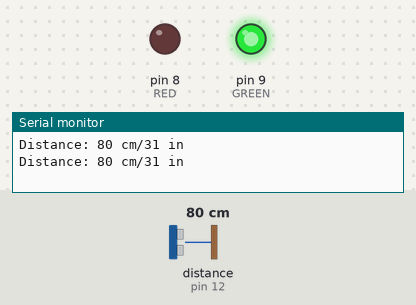
Recording of a sketch running on a simulated Arduino Uno, built with avr-gcc and run on an emulated ATmega328P. Parts: output pins drawn as LEDs (lit = HIGH), the last lines printed to the serial monitor. Wiring (inferred from the names in the program): ultrasonic range finder: trigger pin 11; echo pin 12. The test bench sets the inputs (shaded band); at power-on: distance to the obstacle (sensor on pin 12) 80 cm. The echo pulse lasts 58.3 µs per cm; pins used as bus, display or sensor lines are not drawn.

Above: at 1.8 s.
1.9 s: distance to the obstacle (sensor on pin 12) set to 18 cm
4.2 s: distance to the obstacle (sensor on pin 12) set to 14 cm
At 6.9 s:
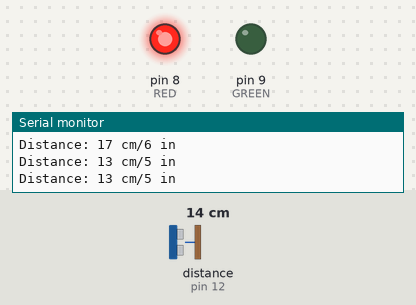
7.5 s: distance to the obstacle (sensor on pin 12) set to 35 cm
At 9.4 s:
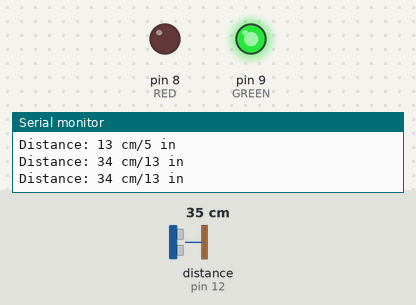
10.5 s: distance to the obstacle (sensor on pin 12) set to 2 cm
At 13.2 s:
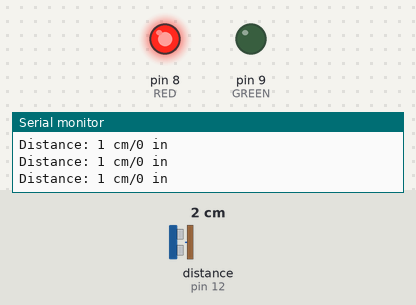
Timing chart, 0 to 14.5 s (numbered marks = the images above; inputs shaded):
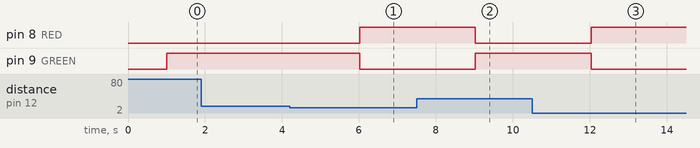

The sketch:

Contactless_Distance_Threshold_Device.ino
```cpp
const int trigPin = 11;
const int echoPin = 12;
const int C = 10;
const int GREEN = 9;
const int RED = 8;
long duration;
int distanceCm, distanceInch;

void setup() {
  // put your setup code here, to run once:
  pinMode(trigPin, OUTPUT);
  pinMode(echoPin, INPUT);
  pinMode(GREEN, OUTPUT);
  pinMode(RED, OUTPUT);
  Serial.begin(9600);
}

void loop() {
  // put your main code here, to run repeatedly:
  digitalWrite(trigPin, LOW);
  delayMicroseconds(2);
  digitalWrite(trigPin, HIGH);
  delayMicroseconds(C);
  digitalWrite(trigPin, LOW);

  duration = pulseIn(echoPin, HIGH);
  distanceCm = duration * 1/58;
  distanceInch = duration * 1/148;
  Serial.print("Distance: ");
  Serial.print(distanceCm);
  Serial.print(" cm/");
  Serial.print(distanceInch);
  Serial.println(" in");
  delay(1000);

  if (distanceInch < 6){
    digitalWrite(RED, HIGH);
    digitalWrite(GREEN, LOW);
  }
  else if (distanceInch >= 6){
    digitalWrite(RED, LOW);
    digitalWrite(GREEN, HIGH);
  }
}
```

Measured:
- the behaviour switches between 16 and 15 cm on distance to the obstacle (sensor on pin 12) (found by bisection; images 0 and 1)
- after the input at 4.2 s, pin 8 (RED): LOW → HIGH after 1.8 s; pin 9 (GREEN): HIGH → LOW after 1.8 s
- after the input at 7.5 s, pin 8 (RED): HIGH → LOW after 1.5 s; pin 9 (GREEN): LOW → HIGH after 1.5 s
- after the input at 10.5 s, pin 8 (RED): LOW → HIGH after 1.5 s; pin 9 (GREEN): HIGH → LOW after 1.5 s
